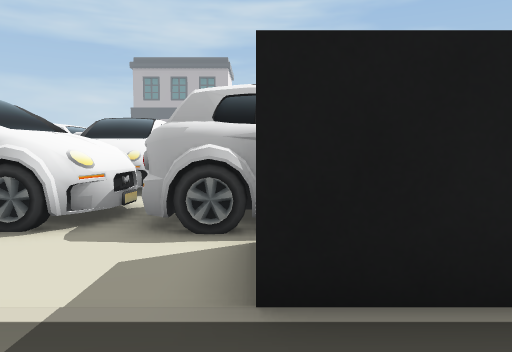
view 1 (above)

24 first-person views from a walk through a 3-D level made in the Unity game engine. The camera is 0.55 m above the floor, tilts 4° down and sees 70° across. The floor is counted in squares, 0.5 m on a side. Each view is taken from the middle of a square. On the plan, view 1 faces up. The plan holds only what a view shows up to about 14 squares ahead; the rest is blank. The place goes on beyond the plan.

view 2
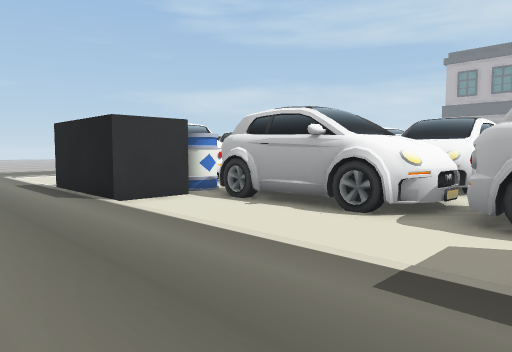

view 3
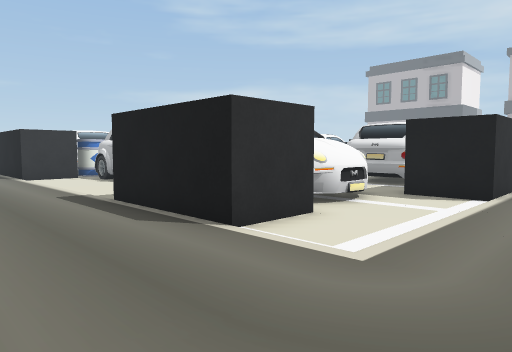

view 4
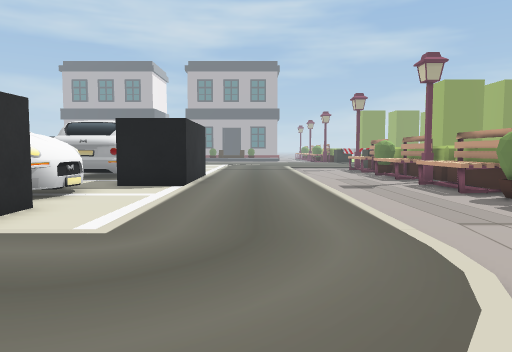

view 5
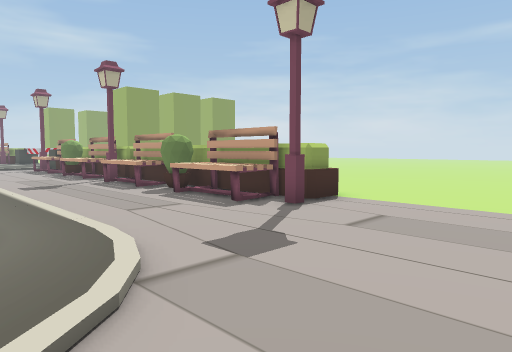

view 6
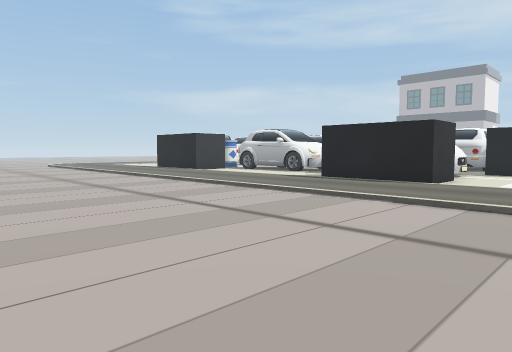

view 7
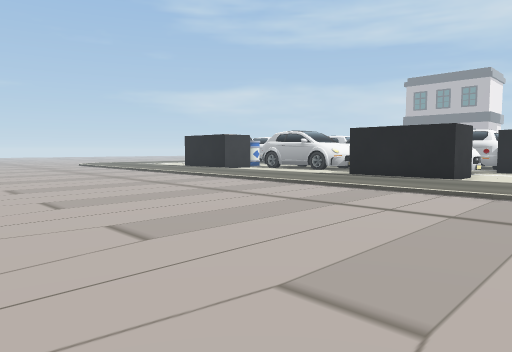

view 8
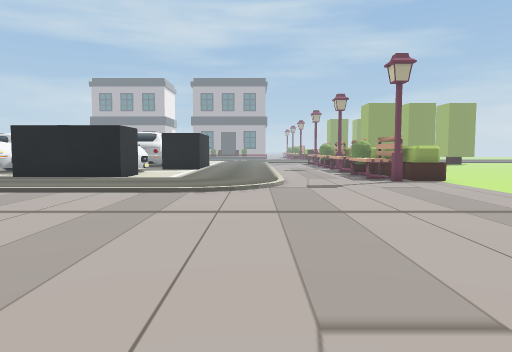

view 9
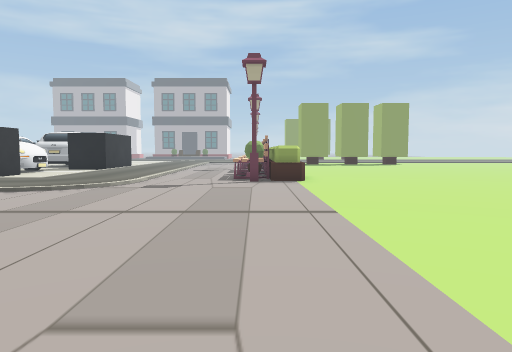

view 10
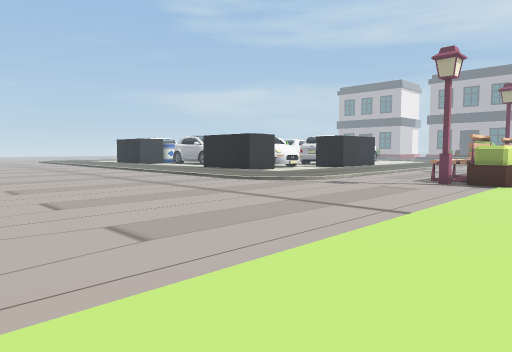

view 11
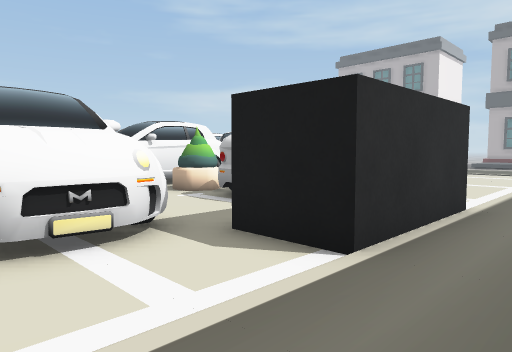

view 12
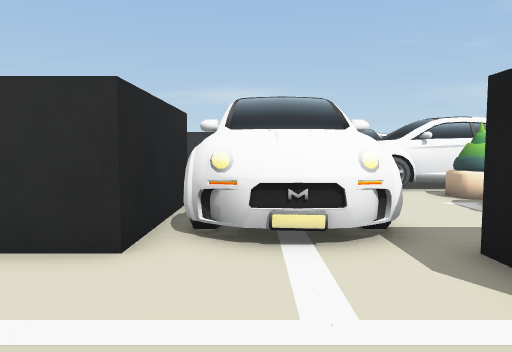

view 13
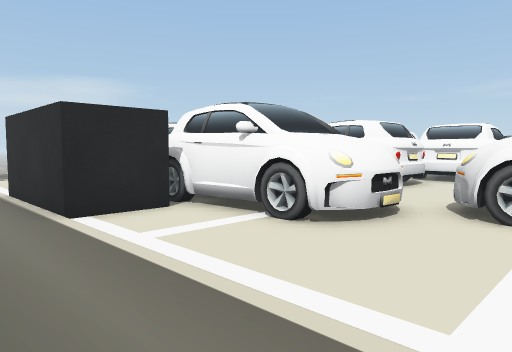

view 14
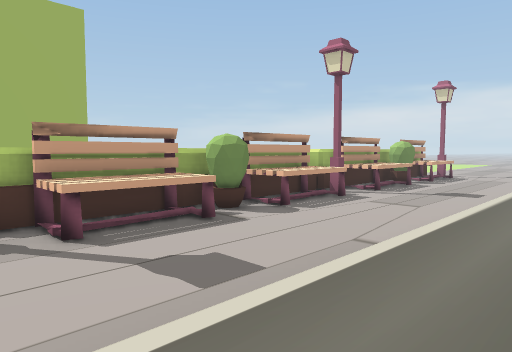

view 15
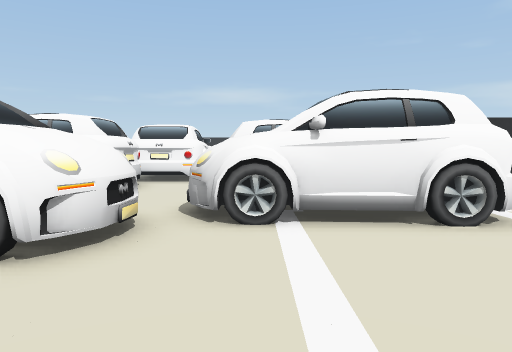

view 16
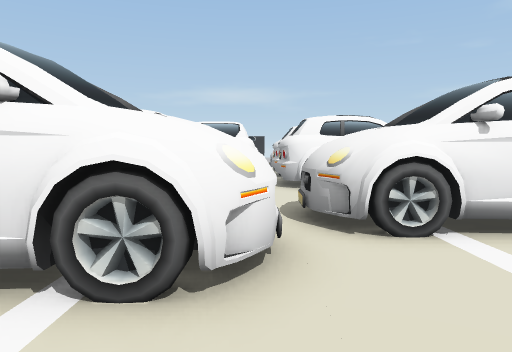

view 17
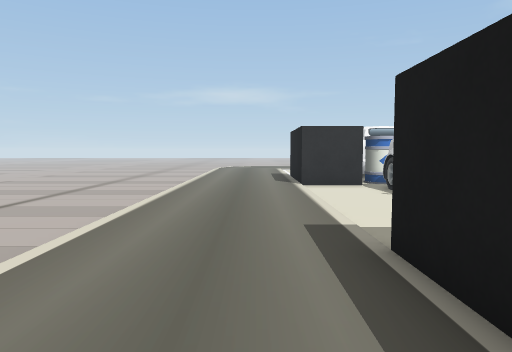

view 18
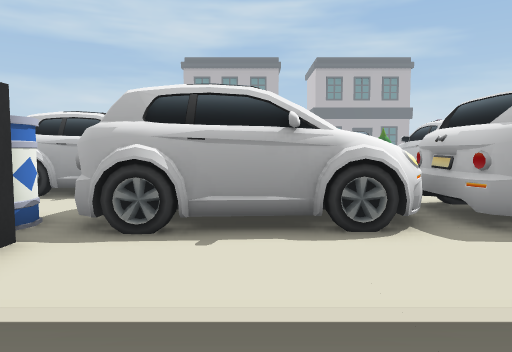

view 19
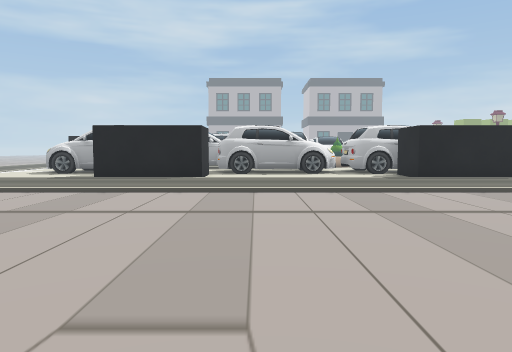

view 20
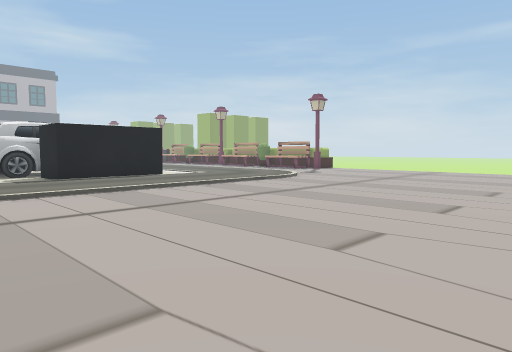

view 21
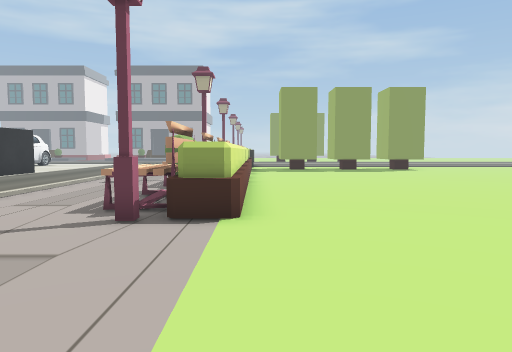

view 22
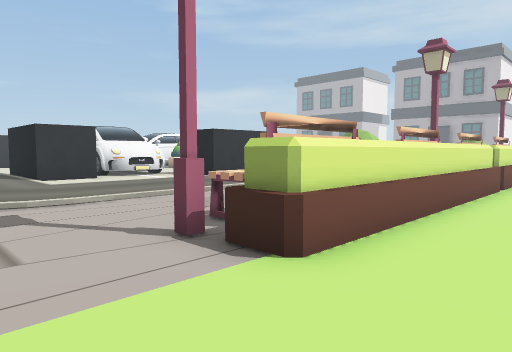

view 23
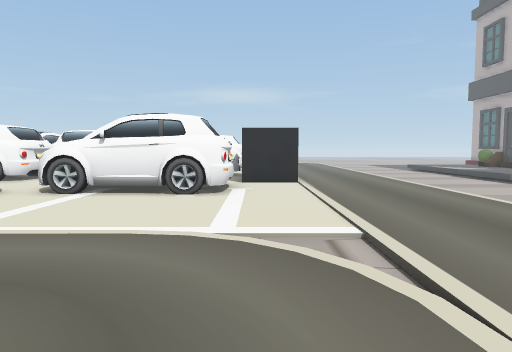

view 24
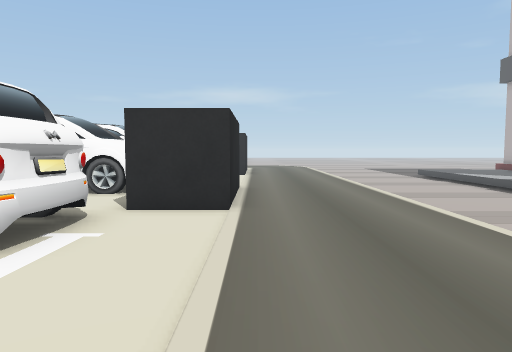

### Floor plan
Key: @ floor where view 1 was taken; # wall or solid block; . main floor; : floor 0.05 m higher than the main floor; + floor 0.15 m higher than the main floor; / step, stairs or slope; = window, fence, low wall or low ledge; ^ raised ledge; C car; B black block; P plant; O other object.
Columns run from 9 left of view 1 to 18 right of it. Each row starts with its distance up from view 1.
 34 ++
 33 ++++
 32 ..... ..
 31 ..........
 30 ...........
 29 ............
 28 ::::::::::::::
 27 ::::::::::::::::
 26 :::::::::::::::::
 25 :::::::::::::::::::
 24    BBBBB::::::::.::
 23        B::::::::::: :
 22         CCC::::::::
 21   CCC   CCC::::::::
 20 C CCC     C:::::::
 19 C   C   CCC::::: ::/... ^
 18     CC   CC::::::::/..=#^  #
 17   CCCC::CCC::::::::/..=#^  #
 16  CCC::::::CCC::::::/..=#^
 15  CCC::::::CCC:::: :/...#^
 14   CCCCCC  CCC:::: :/..=#^
 13   C CCCC  C C:::: :/..=#^^
 12       C PPCCCBBB:::/..=#^^
 11     CCC PPCCC  B:::/...#==
 10 C   CCC::::::  B:::/...#^^..
  9 C    CC::::::BBB:::/..=#^^..
  8        CC CCC::::::/..=#^^..
  7     CCCCC CCCC:::::/...#^^..
  6 OOCCCCCCCCCCCC:::::/...#^^..
  5 OOCCCCC:CC CC::::::/..=#^^..
  4 BB:::::::BBBBB:::::/..=#^^..
  3 BB:::::::BBBBB:::::/..=#^^..
  2 :::::::::::::::::::/...#^=..
  1 :::::::::::::::::::/........
  0 :::::::::@:::::::::.........
 -1 ::::::::::::::::::..........
 -2 ............................
 -3 ............................
 -4 ............................
 -5 ............................
 -6 ............................
 -7 ...........................
 -8 ............................
 -9  ...........................
-10       ...........  ........
-11    . . ..     .. ..    ... .

Where each view was taken, in squares from view 1:
view 1: 0 up, 0 right, facing up
view 2: 1 down, 0 right, facing up-left
view 3: 1 down, 8 right, facing up-left
view 4: 2 down, 8 right, facing up
view 5: 3 down, 8 right, facing up-right
view 6: 9 down, 8 right, facing up-left
view 7: 11 down, 8 right, facing up-left
view 8: 11 down, 9 right, facing up
view 9: 11 down, 14 right, facing up
view 10: 11 down, 18 right, facing up-left
view 11: 5 up, 8 right, facing up-left
view 12: 6 up, 8 right, facing left
view 13: 19 up, 8 right, facing down-left
view 14: 20 up, 8 right, facing down-right
view 15: 18 up, 7 right, facing left
view 16: 16 up, 6 right, facing left
view 17: 1 up, 4 right, facing left
view 18: 0 up, 5 left, facing up
view 19: 11 down, 6 left, facing up
view 20: 11 down, 4 left, facing up-right
view 21: 4 down, 16 right, facing up
view 22: 1 down, 18 right, facing up-left
view 23: 23 up, 11 right, facing left
view 24: 25 up, 5 right, facing left
